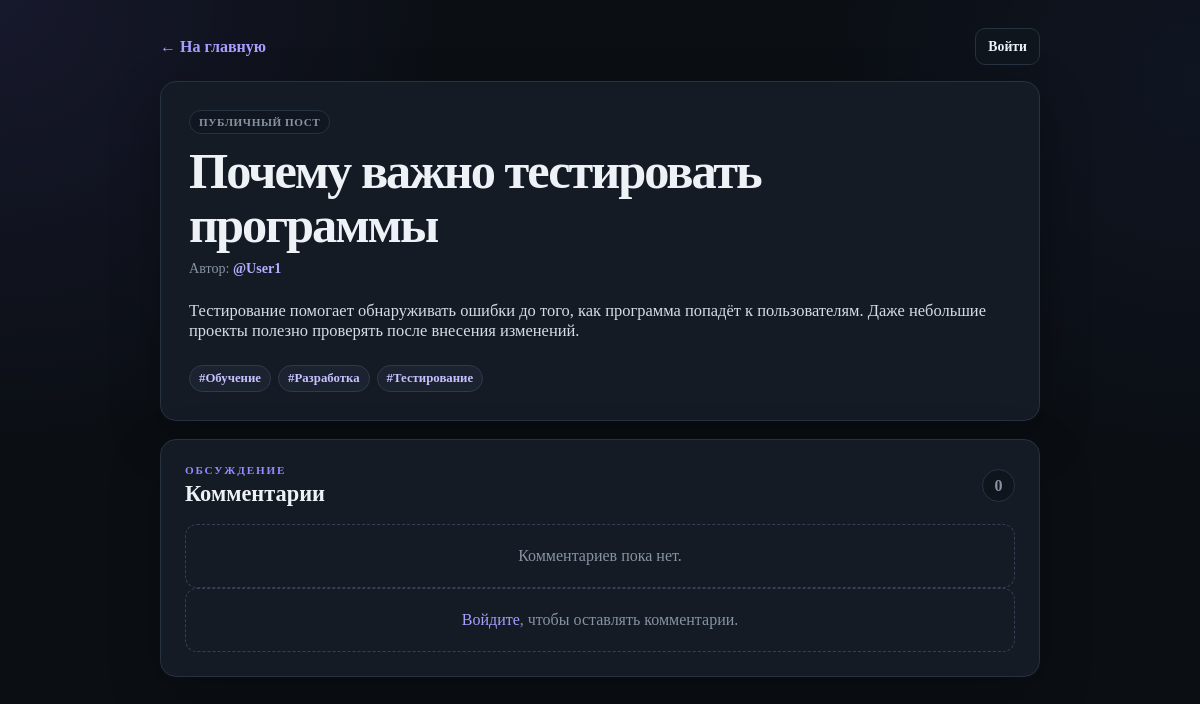
Screenshot of /post.php?id=5 with the database file from the repository.
### tables this page shows
CREATE TABLE `posts` (
  `id` int NOT NULL,
  `user_id` int NOT NULL,
  `title` varchar(255) NOT NULL,
  `text` text NOT NULL,
  `is_private` tinyint(1) NOT NULL DEFAULT '0',
  `created_at` timestamp NULL DEFAULT CURRENT_TIMESTAMP,
  `secret_code` varchar(64) DEFAULT NULL
);

CREATE TABLE `users` (
  `id` int NOT NULL,
  `login` varchar(50) NOT NULL,
  `password` varchar(255) NOT NULL,
  `created_at` timestamp NULL DEFAULT CURRENT_TIMESTAMP
);

CREATE TABLE `tags` (
  `id` int NOT NULL,
  `name` varchar(50) NOT NULL
);

### auth.php (called while the page is built, shortened)
<?php
require_once __DIR__ . '/db.php';
function isLoggedIn(): bool
{
    return isset($_SESSION['user_id']);
}

### db.php (called while the page is built, shortened)
<?php
function db(): PDO
{
    static $pdo = null;
    if ($pdo === null) {
        $pdo = new PDO(
            'mysql:host=' . DB_HOST . ';dbname=' . DB_NAME . ';charset=' . DB_CHARSET,
            DB_USER,
            DB_PASS,
            [
                PDO::ATTR_ERRMODE => PDO::ERRMODE_EXCEPTION,
                PDO::ATTR_DEFAULT_FETCH_MODE => PDO::FETCH_ASSOC,
                PDO::ATTR_EMULATE_PREPARES => false,
            ]
        );
    }
    return $pdo;
}
function callProcedure(string $sql, array $params = []): array
{
    $pdo = db();
    $stmt = $pdo->prepare($sql);
    $stmt->execute($params);
    $result = $stmt->fetchAll();
    return $result;
}
function h(?string $value): string
{
    return htmlspecialchars($value ?? '', ENT_QUOTES, 'UTF-8');
}

### post.php (the view, shortened to what this page needs)
<?php
require_once __DIR__ . '/auth.php';
$post = null;
$comments = [];
$tags = [];
$postId = isset($_GET['id']) ? (int)$_GET['id'] : 0;
$secretCode = trim((string)($_GET['code'] ?? ''));
try {
    if ($postId > 0) {
        $result = callProcedure('CALL get_post_by_id(?)', [$postId]);
        $post = $result[0] ?? null;
    } elseif ($secretCode !== '') {
        $result = callProcedure('CALL get_secret_post(?)', [$secretCode]);
        $post = $result[0] ?? null;
        if (!$post) {
            $error = 'Пост с таким секретным кодом не найден';
        }
    } else {
        $error = 'Пост не указан';
    }
    if ($post) {
        $postId = (int)$post['id'];
        $comments = callProcedure('CALL get_comments(?)', [$postId]);
        $tags = callProcedure('CALL get_post_tags(?)', [$postId]);
    }
} catch (PDOException $e) {
    $error = 'Ошибка базы данных';
}
?>
<!doctype html>
<html lang="ru">
<head>
    <link rel="stylesheet" href="assets/css/base.css">
    <link rel="stylesheet" href="assets/css/post.css">
</head>
<body class="site-body">
<div class="page-shell page-shell--narrow-wide">
    <div class="page-topbar">
        <a class="text-link" href="index.php">← На главную</a>
        <?php if (isLoggedIn()): ?>
            <span class="user-chip">@<?= h(currentLogin()) ?></span>
        <?php else: ?>
            <a class="button button--small button--ghost" href="login.php">Войти</a>
        <?php endif; ?>
    </div>
    <?php if ($post): ?>
        <article class="post-detail <?= (int)$post['is_private'] ? 'post-detail--private' : '' ?>">
            <div class="post-detail__header">
                <div>
                    <span class="post-badge <?= (int)$post['is_private'] ? 'post-badge--private' : '' ?>">
                        <?= (int)$post['is_private'] ? 'Приватный пост' : 'Публичный пост' ?>
                    </span>
                    <h1><?= h($post['title']) ?></h1>
                    <p class="post-meta">Автор: <a class="author-link" href="user.php?id=<?= (int)$post['user_id'] ?>">@<?= h($post['login']) ?></a></p>
                </div>
            </div>
            <div class="post-content"><?= nl2br(h($post['text'])) ?></div>
            <?php if ($tags): ?>
                <div class="tag-list">
                    <?php foreach ($tags as $tag): ?>
                        <a class="tag" href="index.php">#<?= h($tag['name']) ?></a>
                    <?php endforeach; ?>
                </div>
            <?php endif; ?>
        </article>
        <section class="panel comments-panel">
            <div class="section-heading">
                <div>
                    <p class="eyebrow">ОБСУЖДЕНИЕ</p>
                    <h2>Комментарии</h2>
                </div>
                <span class="count-badge"><?= count($comments) ?></span>
            </div>
            <div id="comments" class="comments-list">
                <?php if (!$comments): ?>
                    <div class="empty-state">Комментариев пока нет.</div>
                <?php endif; ?>
            </div>
            <?php if (isLoggedIn()): ?>
                <form id="comment-form" class="comment-form">
                    <input type="hidden" name="post_id" value="<?= (int)$post['id'] ?>">
                    <input type="hidden" name="secret_code" value="<?= h($secretCode) ?>">
                    <label class="field">
                        <span class="field__label">Ваш комментарий</span>
                        <textarea class="input textarea textarea--small" name="text" placeholder="Написать комментарий..." required></textarea>
                    </label>
                    <button class="button button--primary" type="submit">Добавить комментарий</button>
                </form>
                <div id="comment-result" class="result"></div>
            <?php else: ?>
                <div class="login-hint">
                    <a href="login.php">Войдите</a>, чтобы оставлять комментарии.
                </div>
            <?php endif; ?>
        </section>
    <?php endif; ?>
</div>
</body>
</html>

### assets/css/base.css (style rules this page uses)
:root { --bg: #0b0f14; --bg-soft: #10161f; --surface: #141b25; --surface-2: #192230; --surface-3: #0f151d; --text: #eef2f7; --text-soft: #c2cad5; --muted: #8793a3; --border: #273241; --border-soft: #202a37; --primary: #7c6cff; --primary-hover: #8d7fff; --secondary: #26314a; --secondary-text: #d8ddff; --danger: #ef5b68; --danger-soft: #311a20; --success: #57c78a; --success-soft: #142a20; --warning: #e7b95b; --warning-soft: #302710; --shadow: 0 18px 50px rgba(0, 0, 0, .28); --radius: 16px; }
* { box-sizing: border-box; }
html { scroll-behavior: smooth; }
body { min-height: 100vh; margin: 0; color: var(--text); background: radial-gradient(circle at 0 0, rgba(124, 108, 255, .10), transparent 28rem), radial-gradient(circle at 100% 10%, rgba(84, 112, 255, .06), transparent 24rem), var(--bg); font-family: Inter, ui-sans-serif, system-ui, -apple-system, BlinkMacSystemFont, "Segoe UI", sans-serif; line-height: 1.6; }
body, button, input, textarea { font: inherit; }
a { color: #a79fff; text-decoration: none; }
h1, h2, h3, p { margin-top: 0; }
h1 { margin-bottom: 8px; font-size: clamp(2rem, 5vw, 3.15rem); line-height: 1.08; letter-spacing: -.04em; }
h2 { margin-bottom: 0; font-size: 1.4rem; line-height: 1.2; }
.site-body { min-height: 100vh; }
.page-shell { width: min(1120px, calc(100% - 32px)); margin-inline: auto; padding-block: 28px 42px; }
.page-shell--narrow-wide { width: min(880px, calc(100% - 32px)); }
.site-header, .page-topbar, .section-heading, .post-card__top, .comment-card__header, .header-actions, .auth-links, .post-actions, .button-row, .inline-fields, .inline-form, .brand-block { display: flex; align-items: center; }
.site-header, .page-topbar, .section-heading, .post-card__top, .comment-card__header { justify-content: space-between; gap: 18px; }
.page-topbar { margin-bottom: 16px; }
.eyebrow { margin-bottom: 5px; color: #9489ff; font-size: .7rem; font-weight: 800; letter-spacing: .16em; text-transform: uppercase; }
.muted, .post-meta, .field__hint { color: var(--muted); }
.user-chip, .count-badge, .post-badge, .tag { display: inline-flex; align-items: center; width: fit-content; border-radius: 999px; }
.panel, .auth-card, .post-detail, .profile-hero, .stat-card { border: 1px solid var(--border); border-radius: var(--radius); background: var(--surface); box-shadow: var(--shadow); }
.panel { padding: 24px; }
.post-meta { margin-bottom: 0; font-size: .88rem; }
.author-link { color: #b4adff; font-weight: 700; }
.tag-list { display: flex; flex-wrap: wrap; gap: 7px; margin-block: 12px; }
.tag { padding: 5px 9px; border: 1px solid #303a4b; background: #1b2330; color: #c7c1ff; font-size: .8rem; font-weight: 700; }
.button { display: inline-flex; align-items: center; justify-content: center; min-height: 43px; padding-inline: 15px; border: 1px solid transparent; border-radius: 10px; font-weight: 750; transition: transform .16s ease, background .16s ease, border-color .16s ease; }
.button--ghost { border-color: var(--border); background: var(--surface-3); color: var(--text); }
.button--small { min-height: 37px; padding-inline: 12px; font-size: .86rem; }
.text-link { font-weight: 750; }
.empty-state, .login-hint { padding: 22px; border: 1px dashed #344154; border-radius: 12px; color: var(--muted); text-align: center; }
.post-detail { padding: 28px; margin-bottom: 18px; }
.post-detail__header h1 { margin-block: 10px 7px; font-size: clamp(2rem, 6vw, 3.15rem); }
.post-content { margin-block: 24px; color: #d5dce6; font-size: 1.03rem; overflow-wrap: anywhere; }
.post-badge { padding: 5px 9px; border: 1px solid var(--border); background: #101721; color: var(--muted); font-size: .7rem; font-weight: 800; letter-spacing: .05em; text-transform: uppercase; }
.comments-list { display: grid; gap: 9px; }
.count-badge { min-width: 33px; height: 33px; justify-content: center; border: 1px solid var(--border); background: var(--surface-3); color: var(--muted); font-weight: 800; }

### assets/css/post.css (style rules this page uses)
.post-detail .tag-list { margin-bottom: 0; }
.comments-panel .section-heading { margin-bottom: 16px; }

### rows the page displays
posts: title "Почему важно тестировать программы", user.login "User1", text "Тестирование помогает обнаруживать ошибки до того, как программа попадёт к пользователям. Даже небольшие проекты полезно проверять после внесения изменений."
tags: name "Обучение"
tags: name "Разработка"
tags: name "Тестирование"

### other values shown
count($comments) "0"
